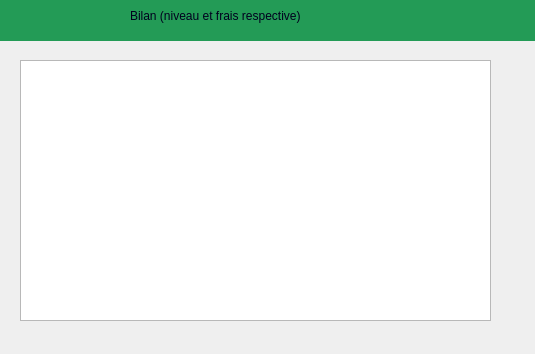
<?xml version="1.0" encoding="UTF-8"?>
<ui version="4.0">
 <class>Fee</class>
 <widget class="QDialog" name="Fee">
  <property name="geometry">
   <rect>
    <x>0</x>
    <y>0</y>
    <width>535</width>
    <height>354</height>
   </rect>
  </property>
  <property name="windowTitle">
   <string>Gestion de frais universitaire</string>
  </property>
  <widget class="QWidget" name="widget" native="true">
   <property name="geometry">
    <rect>
     <x>0</x>
     <y>0</y>
     <width>1031</width>
     <height>41</height>
    </rect>
   </property>
   <property name="styleSheet">
    <string notr="true">background-color: rgb(35, 155, 86 );</string>
   </property>
   <widget class="QLabel" name="label_11">
    <property name="geometry">
     <rect>
      <x>130</x>
      <y>0</y>
      <width>301</width>
      <height>31</height>
     </rect>
    </property>
    <property name="styleSheet">
     <string notr="true">
font: 75 14pt &quot;Century Gothic&quot;;
color: rgb(0, 0, 30);
</string>
    </property>
    <property name="text">
     <string>Bilan (niveau et frais respective)</string>
    </property>
   </widget>
   <widget class="QPushButton" name="return_btn">
    <property name="geometry">
     <rect>
      <x>0</x>
      <y>0</y>
      <width>41</width>
      <height>31</height>
     </rect>
    </property>
    <property name="layoutDirection">
     <enum>Qt::RightToLeft</enum>
    </property>
    <property name="autoFillBackground">
     <bool>false</bool>
    </property>
    <property name="styleSheet">
     <string notr="true">font: italic 10pt &quot;Century Gothic&quot;;
text-decoration: underline;
color: rgb(253, 253, 253);</string>
    </property>
    <property name="text">
     <string/>
    </property>
    <property name="icon">
     <iconset>
      <normaloff>../icon/return.png</normaloff>../icon/return.png</iconset>
    </property>
    <property name="iconSize">
     <size>
      <width>25</width>
      <height>25</height>
     </size>
    </property>
    <property name="flat">
     <bool>true</bool>
    </property>
   </widget>
  </widget>
  <widget class="QTableView" name="tableView">
   <property name="geometry">
    <rect>
     <x>20</x>
     <y>60</y>
     <width>471</width>
     <height>261</height>
    </rect>
   </property>
   <property name="styleSheet">
    <string notr="true">font: 9pt &quot;Century Gothic&quot;;

color: rgb(175, 175, 175);</string>
   </property>
   <attribute name="horizontalHeaderVisible">
    <bool>false</bool>
   </attribute>
   <attribute name="verticalHeaderVisible">
    <bool>false</bool>
   </attribute>
  </widget>
 </widget>
 <resources/>
 <connections/>
</ui>
